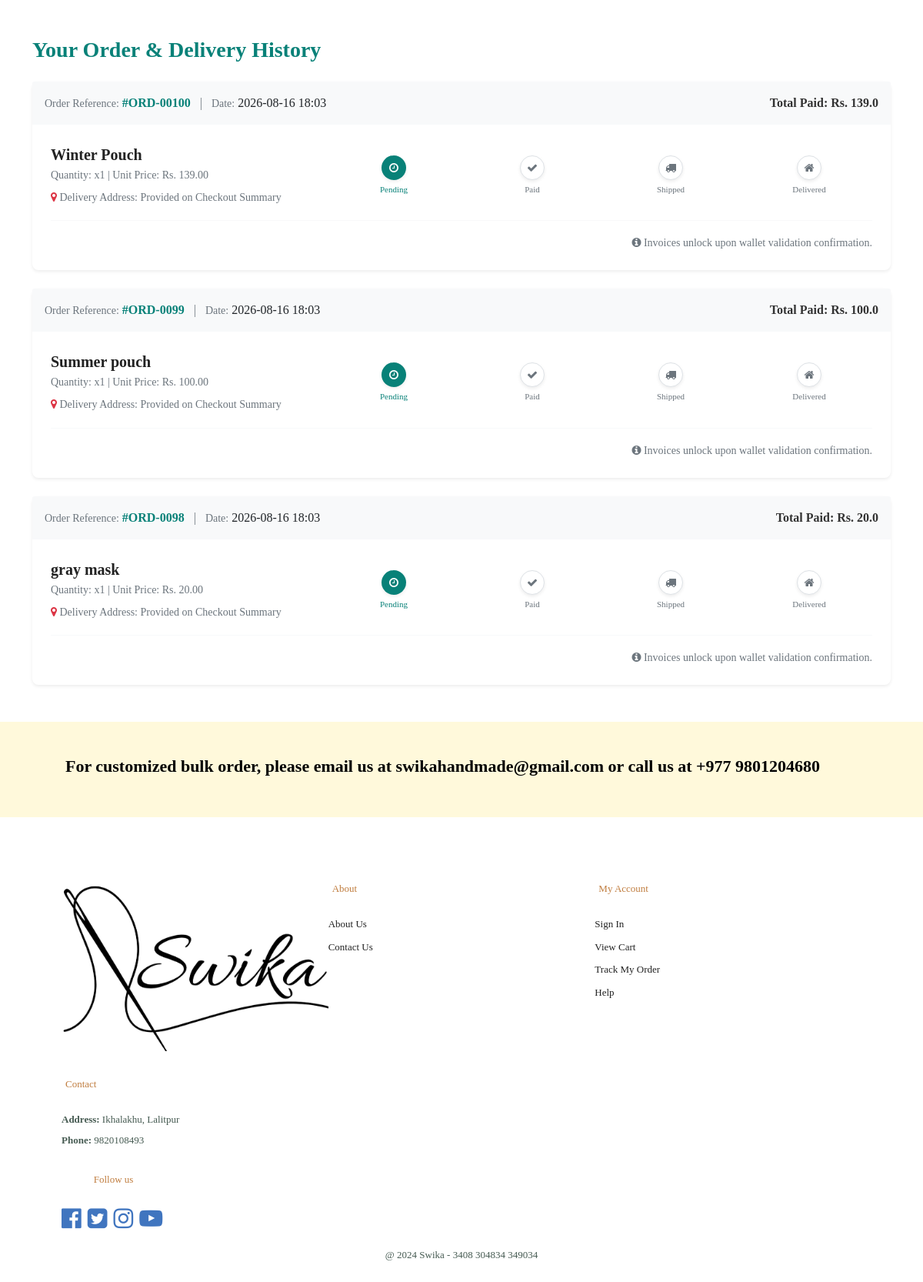
Before: /orders/ (signed in) with the older database file.
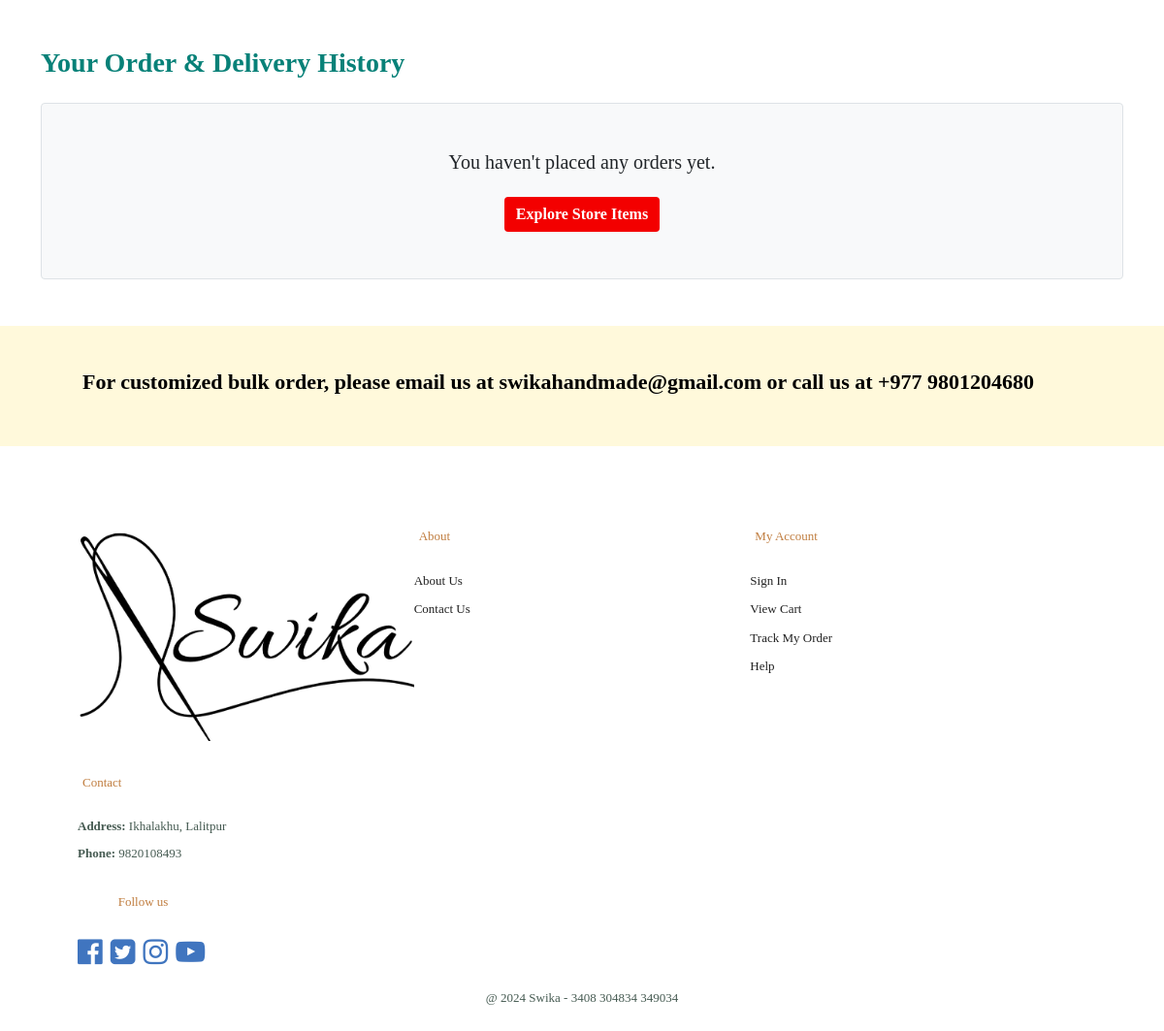
After: the same page with the newer database file.
### home/models.py (models this page shows, shortened)
class Order(models.Model):
    user = models.ForeignKey(User, on_delete=models.CASCADE, related_name='orders', null=True, blank=True)
    product = models.ForeignKey(Product, on_delete=models.CASCADE)
    quantity = models.PositiveIntegerField(default=1)
    address = models.CharField(max_length=255, default='', blank=True)
    phone = models.CharField(max_length=20, default='', blank=True)
    date = models.DateTimeField(auto_now_add=True)
    STATUS_CHOICES = [
        ('Pending', 'Pending'),
        ('Paid', 'Paid'),
        ('Shipped', 'Shipped'),
        ('Delivered', 'Delivered'),
    ]
    status = models.CharField(max_length=20, choices=STATUS_CHOICES, default='Pending')
    price_at_purchase = models.DecimalField(max_digits=10, decimal_places=2, default=0.00)
    fonepay_txn_id = models.CharField(max_length=50, default='', blank=True, null=True)
    payment_screenshot = models.ImageField(upload_to='payment_proofs/', blank=True, null=True)
    @property
    def total_cost(self):
        return round(float(self.price_at_purchase) * self.quantity, 2)

class Product(models.Model):
    name = models.CharField(max_length=50)
    price = models.DecimalField(default=0, decimal_places=2, max_digits=7)
    category = models.ForeignKey(Category, on_delete=models.CASCADE, default=1)
    description = models.CharField(max_length=250, default='', blank=True, null=True)
    image = models.ImageField(upload_to='uploads/product/')
    stock_quantity = models.IntegerField(default=10, help_text="Available stock items count")
    is_popular = models.BooleanField(default=False, help_text="Check this box to feature it under 'Popular Bags' on the homepage.")
    created_at = models.DateTimeField(auto_now_add=True, blank=True, null=True)
    is_sale = models.BooleanField(default=False)
    sale_price = models.DecimalField(default=0, decimal_places=2, max_digits=7)

### home/views.py (the view)
# urls.py: path('orders/', views.order_history, name='order_history'), # FIX 2: Removed duplicate lower copy entry
@login_required
def order_history(request):
    user_orders = Order.objects.filter(user=request.user).order_by('-date')
    return render(request, "order_history.html", {"orders": user_orders})

### cart/context_processor.py (called while the page is built)
def cart(request):
    return {'cart': Cart(request)}

### home/templates/order_history.html (shortened to what this page needs)
{% extends 'base.html' %}
{% block content %}
<div class="container my-5">
    <h3 class="mb-4" style="color: #088178; font-weight: 700;">Your Order & Delivery History</h3>
    {% if orders %}
        {% for order in orders %}
        <div class="card shadow-sm mb-4 border-0" style="border-radius: 8px; background: #fff;">
            <div class="card-header border-0 p-3 d-flex justify-content-between align-items-center" style="background-color: #f8f9fa;">
                <div>
                    <span class="text-muted small">Order Reference:</span> <strong style="color: #088178;">#ORD-00{{ order.id }}</strong>
                    <span class="mx-2 text-muted">|</span>
                    <span class="text-muted small">Date:</span> <span class="fw-semibold">{{ order.date|date:"Y-m-d H:i" }}</span>
                </div>
                <div class="fw-bold" style="color: #333;">Total Paid: Rs. {{ order.total_cost }}</div>
            </div>
            <div class="card-body p-4">
                <div class="row align-items-center">
                    <div class="col-md-4 mb-3 mb-md-0">
                        <h5 class="mb-1" style="font-weight: 600; color: #222;">{{ order.product.name }}</h5>
                        <p class="text-muted small mb-2">Quantity: x{{ order.quantity }} | Unit Price: Rs. {{ order.price_at_purchase }}</p>
                        <p class="text-muted small mb-0"><i class="fa fa-map-marker text-danger" aria-hidden="true"></i> Delivery Address: {{ order.address }}</p>
                    </div>
                    <div class="col-md-8">
                        <div class="position-relative d-flex justify-content-between align-items-center my-3" style="max-width: 600px; margin: 0 auto;">
                            <div class="position-absolute start-0 end-0 top-50 translate-y-50 bg-secondary-subtle" style="height: 4px; z-index: 1; transform: translateY(-50%);"></div>
                            <div class="text-center position-relative" style="z-index: 3; width: 60px;">
                                <div class="rounded-circle d-flex align-items-center justify-content-center mx-auto mb-1 text-white shadow-sm" style="width: 32px; height: 32px; background-color: #088178;">
                                    <i class="fa fa-clock-o small" aria-hidden="true"></i>
                                </div>
                                <span class="small d-block text-truncate fw-semibold" style="font-size: 11px; color: #088178;">Pending</span>
                            </div>
                            <div class="text-center position-relative" style="z-index: 3; width: 60px;">
                                <div class="rounded-circle d-flex align-items-center justify-content-center mx-auto mb-1 shadow-sm {% if order.status == 'Paid' or order.status == 'Shipped' or order.status == 'Delivered' %}bg-success text-white{% else %}bg-white border border-secondary-subtle text-muted{% endif %}" style="width: 32px; height: 32px; background-color: {% if order.status == 'Paid' or order.status == 'Shipped' or order.status == 'Delivered' %}#088178{% endif %};">
                                    <i class="fa fa-check small" aria-hidden="true"></i>
                                </div>
                                <span class="small d-block text-truncate {% if order.status == 'Paid' or order.status == 'Shipped' or order.status == 'Delivered' %}fw-bold text-success{% else %}text-muted{% endif %}" style="font-size: 11px;">Paid</span>
                            </div>
                            <div class="text-center position-relative" style="z-index: 3; width: 60px;">
                                <div class="rounded-circle d-flex align-items-center justify-content-center mx-auto mb-1 shadow-sm {% if order.status == 'Shipped' or order.status == 'Delivered' %}bg-primary text-white{% else %}bg-white border border-secondary-subtle text-muted{% endif %}" style="width: 32px; height: 32px; background-color: {% if order.status == 'Shipped' or order.status == 'Delivered' %}#0d6efd{% endif %};">
                                    <i class="fa fa-truck small" aria-hidden="true"></i>
                                </div>
                                <span class="small d-block text-truncate {% if order.status == 'Shipped' or order.status == 'Delivered' %}fw-bold text-primary{% else %}text-muted{% endif %}" style="font-size: 11px;">Shipped</span>
                            </div>
                            <div class="text-center position-relative" style="z-index: 3; width: 60px;">
                                <div class="rounded-circle d-flex align-items-center justify-content-center mx-auto mb-1 shadow-sm {% if order.status == 'Delivered' %}bg-secondary text-white{% else %}bg-white border border-secondary-subtle text-muted{% endif %}" style="width: 32px; height: 32px; background-color: {% if order.status == 'Delivered' %}#6c757d{% endif %};">
                                    <i class="fa fa-home small" aria-hidden="true"></i>
                                </div>
                                <span class="small d-block text-truncate {% if order.status == 'Delivered' %}fw-bold text-secondary{% else %}text-muted{% endif %}" style="font-size: 11px;">Delivered</span>
                            </div>
                        </div>
                    </div>
                </div>
                <div class="text-end mt-3 border-top pt-3 border-light">
                    {% if order.status != 'Pending' %}
                        <a href="{% url 'print_invoice' order.id %}" target="_blank" class="btn btn-sm btn-outline-secondary px-3" style="border-radius: 4px; font-weight: 500;">
                            <i class="fa fa-print" aria-hidden="true"></i> View Printable Receipt
                        </a>
                    {% else %}
                        <span class="text-muted small"><i class="fa fa-info-circle" aria-hidden="true"></i> Invoices unlock upon wallet validation confirmation.</span>
                    {% endif %}
                </div>
            </div>
        </div>
        {% endfor %}
    {% else %}
        <div class="text-center py-5 border rounded bg-light">
            <h5>You haven't placed any orders yet.</h5>
            <a href="{% url 'category_summary' %}" class="btn btn-primary mt-3" style="background: #f30000; border: none; font-weight: 600;">Explore Store Items</a>
        </div>
    {% endif %}
</div>
{% endblock %}

### home/templates/base.html (shortened to what this page needs)
<!DOCTYPE html>
{% load static %}
<html lang="en">
<head>
    <link rel="stylesheet"  href="{% static 'Electronic.css' %}">
    <link rel="stylesheet" href="https://cdnjs.cloudflare.com/ajax/libs/font-awesome/4.7.0/css/font-awesome.min.css">
    <link rel="stylesheet" href="{% static 'css/bootstrap.min.css' %}">
</head>
    <body>
    {% block content %}
    {% endblock  %}
   <section id="newsletter" class="section-p1 section-m1">
      <div class="newstext">
        <h4>For customized bulk order, please email us at swikahandmade@gmail.com or call us at +977 9801204680</h4>
      </div>
   </section>
    <footer class="section-p1">
       <div class="col">
       <img class="logo" src="{% static '/img/Swika_Logo_Og.png' %}" alt="SwikaLogo"></img>
       <h4>Contact</h4>
       <p><strong>Address:</strong> Ikhalakhu, Lalitpur</p>
       <p><strong>Phone:</strong> 9820108493</p>
       <div class="follow">
       <h4>Follow us</h4>
       <div class="icon">
         <i class="fa fa-facebook-official" aria-hidden="true" style="font-size: 30px;"></i>
         <i class="fa fa-twitter-square" aria-hidden="true" style="font-size: 30px;"></i>
         <i class="fa fa-instagram" aria-hidden="true" style="font-size: 30px;"></i>
         <i class="fa fa-youtube-play" aria-hidden="true" style="font-size: 30px;"></i>
       </div>
       </div>
       </div>
       <div class="col">
       <h4>About</h4>
       <a href="{% url 'about' %}">About Us</a>
       <a href="{% url 'contact' %}">Contact Us</a>
       </div>
       <div class="col">
       <h4>My Account</h4>
       <a href="{% url 'login' %}">Sign In</a>
       <a href="{% url 'cart_summary' %}">View Cart</a>
       <a href="{% url 'order_history' %}">Track My Order</a>
       <a href="#">Help</a>
       </div>
       <div class="copyright">
        <p>@ 2024 Swika - 3408 304834 349034</p>
       </div>
    </footer>
    </body>
</html>

### static/Electronic.css (style rules this page uses)
html, body { overflow-x: hidden; max-width: 100%; margin: 0; padding: 0; }
img, video, iframe { max-width: 100%; height: auto; }
* { margin: 0; padding: 0; box-sizing: border-box; font-family: 'Pacifico', cursive; }
h4 { font-size: 20px; color: #222; }
p { font-size: 16px; color: #465b52; margin: 15px 6 20px 0; }
.section-p1 { padding: 40px 80px; }
.section-m1 { margin: 40px 0; }
body { width: 100% }
#newsletter { display: flex; justify-content: space-between; flex-wrap: wrap; align-items: center; background-color: #fff9db; }
#newsletter h4 { font-size: 22px; font-weight: 700; color: #000000; padding: 5px; }
footer { display: flex; flex-wrap: wrap; justify-content: space-between; }
footer .col { display: flex; flex-direction: column; align-items: flex-start; margin-bottom: 20px; }
footer .logo { margin-bottom: 30px; }
footer h4 { font-size: 13px; padding-bottom: 20px; }
footer p { font-size: 13px; margin: 0 0 8px 0; }
footer a { font-size: 13px; text-decoration: none; color: #222; margin-bottom: 10px; }
footer .follow { margin-top: 20px; }
footer .follow i { color: #4075bf; padding-right: 4px; cursor: pointer; }
footer .copyright { width: 100%; text-align: center; }
.signup-section .signup-container h1,h4 { color: #c07d3f; text-align: center; padding: 5px; }

Changed rows visible on the page:
removed Order: id "100", date "2026-08-16 18:03", total_cost "139.0", product.name "Winter Pouch", quantity "1", price_at_purchase "139.00", address "Provided on Checkout Summary", status "Pending" (drawn), shows "Invoices unlock upon wallet validation confirmation."
removed Order: id "99", date "2026-08-16 18:03", total_cost "100.0", product.name "Summer pouch", quantity "1", price_at_purchase "100.00", address "Provided on Checkout Summary", status "Pending" (drawn), shows "Invoices unlock upon wallet validation confirmation."
removed Order: id "98", date "2026-08-16 18:03", total_cost "20.0", product.name "gray mask", quantity "1", price_at_purchase "20.00", address "Provided on Checkout Summary", status "Pending" (drawn), shows "Invoices unlock upon wallet validation confirmation."
Other visible differences:
text now shown: "You haven't placed any orders yet. Explore Store Items"
